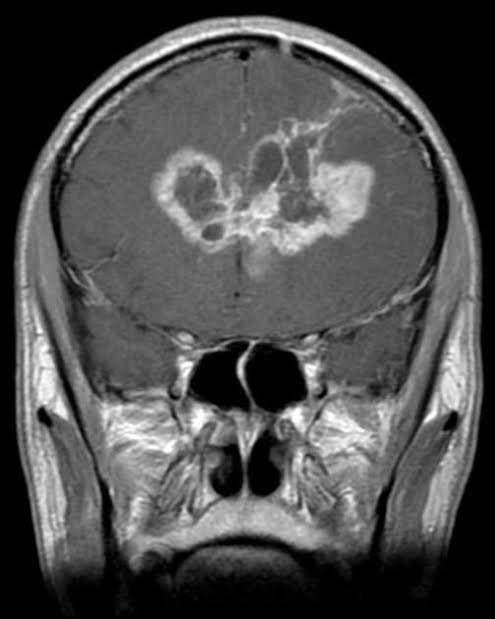
#> input picture Dataset/Testing/glioma_tumor/image(1).jpg, 495 x 619 px
$ python -i brain_preprocessing.py   (imports and definitions only)
#> lines starting #> are read from the running program, lines starting #| are printed output that depends on the picture; after the words box and inside, x2 and y2 are one past the last pixel; in counts of white or black regions, pixels touching at a corner belong together
#> further down, picture is the input picture: PIL image 495x619 RGB; min 0, max 255, mean 78.6
"""Shared image preprocessing: crop an MRI scan to the brain and even out brightness.

Used by prepare_data.py (to build Dataset_prepared/) and by the predict mode of
both training scripts, so a single new scan gets exactly the same treatment as
the training images.
"""
import numpy as np
from PIL import Image, ImageFilter, ImageOps
from scipy import ndimage


def crop_to_brain(img, margin=0.02, min_area_fraction=0.1):
    """Crop away the black background around the brain.

    Finds the largest bright region (the head/brain) and crops to its bounding
    box plus a small margin. If nothing sensible is found, returns the image
    unchanged.
    """
#> called with margin = 0.02, min_area_fraction = 0.1
    gray = np.asarray(img.convert("L").filter(ImageFilter.GaussianBlur(2)), dtype=np.uint8)
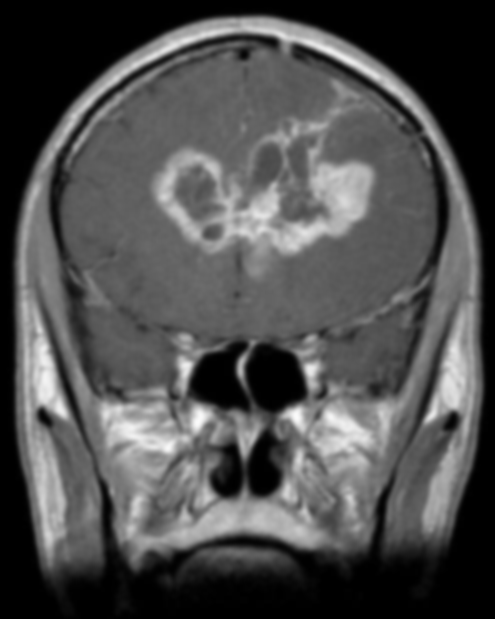
#> gray: shape (619, 495); min 0, max 250, mean 78.6

    # Threshold relative to the image's own brightness, so dark and bright
    # scans are handled the same way.
    threshold = max(10, 0.15 * np.percentile(gray, 99))
#> threshold = 32.25
    mask = ndimage.binary_opening(gray > threshold, iterations=2)  # drop specks/text
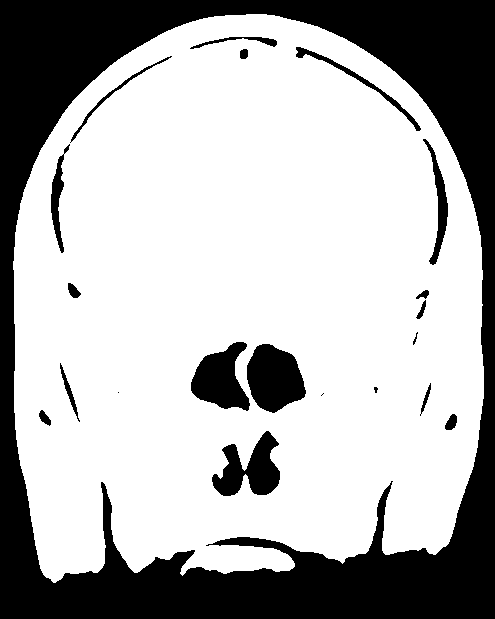
#> mask: shape (619, 495) bool; 69.5% white; 21 black regions (3 under 20 px), largest, box (x1, y1, x2, y2) and area: (0, 0, 495, 619) 81760, (247, 344, 306, 413) 2925, (191, 342, 250, 411) 2473

    labels, n = ndimage.label(mask)
#> n = 1
    if n == 0:
        return img
    sizes = ndimage.sum(mask, labels, range(1, n + 1))
#> sizes = [212921]
    largest = labels == (int(np.argmax(sizes)) + 1)

    ys = np.where(largest.any(axis=1))[0]
#> ys = 569 values from 14 to 582
    xs = np.where(largest.any(axis=0))[0]
#> xs = 471 values from 13 to 483
    y0, y1, x0, x1 = ys[0], ys[-1] + 1, xs[0], xs[-1] + 1
#> y0 = 14; y1 = 583; x0 = 13; x1 = 484

    h, w = gray.shape
#> h = 619; w = 495
    if (y1 - y0) * (x1 - x0) < min_area_fraction * h * w:
        return img  # region too small, probably not the brain

    my, mx = int(margin * h), int(margin * w)
#> my = 12; mx = 9
    return img.crop((max(0, x0 - mx), max(0, y0 - my), min(w, x1 + mx), min(h, y1 + my)))
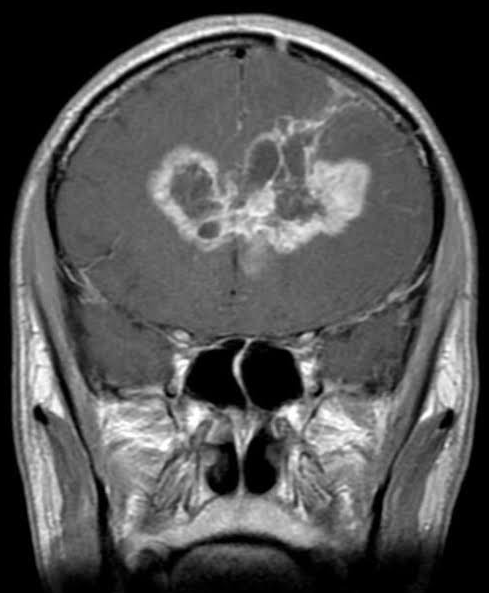
#> returned value: PIL image 489x593 RGB; min 0, max 255, mean 83


def prepare_image(img):
    """Crop to the brain, then stretch contrast so every scan uses the full
    brightness range (removes the dark-vs-bright difference between sources)."""
    img = crop_to_brain(img.convert("RGB"))
    return ImageOps.autocontrast(img, cutoff=1)
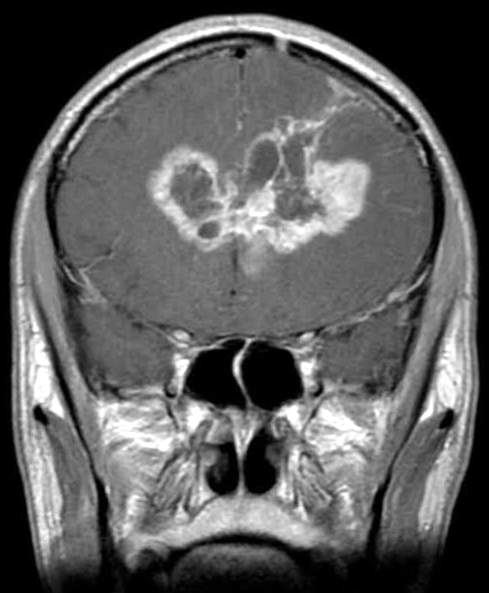
#> returned value: PIL image 489x593 RGB; min 0, max 255, mean 92.7

>>> from PIL import Image
>>> picture = Image.open('Dataset/Testing/glioma_tumor/image(1).jpg')
>>> result = prepare_image(picture)

$ run again, on Dataset/Testing/glioma_tumor/image(10).jpg
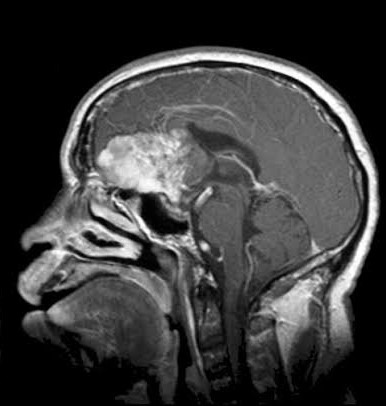
#> input picture Dataset/Testing/glioma_tumor/image(10).jpg, 386 x 406 px
#> picture is the input picture: PIL image 386x406 RGB; min 0, max 255, mean 60.2
#> threshold = 33
#> mask: shape (406, 386) bool; 56.8% white; 19 black regions (7 under 20 px), largest, box (x1, y1, x2, y2) and area: (0, 0, 386, 406) 65663, (142, 196, 187, 234) 833, (114, 236, 161, 271) 476
#> in crop_to_brain, `labels, n = ndimage.label(mask)`:
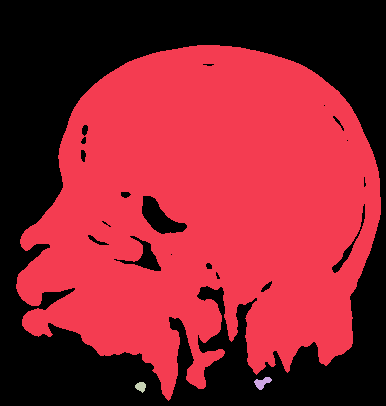
#> labels: shape (406, 386) int32; 4 distinct labels, from 0 to 3; one colour per label, 0 black
#> n = 3
#> sizes = [88858, 125, 83]
#> largest: shape (406, 386) bool; 56.7% white; 19 black regions (7 under 20 px), largest, box (x1, y1, x2, y2) and area: (0, 0, 386, 406) 65871, (142, 196, 187, 234) 833, (114, 236, 161, 271) 476
#> ys = 356 values from 45 to 400
#> xs = 365 values from 16 to 380
#> y0 = 45; y1 = 401; x0 = 16; x1 = 381
#> in crop_to_brain, `return img.crop((max(0, x0 - mx), max(0, y0 - my), min(w, x1 + mx), mi..`:
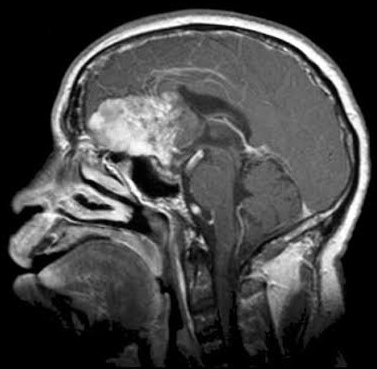
#> returned value: PIL image 377x369 RGB; min 0, max 255, mean 67.8

$ run again, on Dataset/Testing/glioma_tumor/image(100).jpg
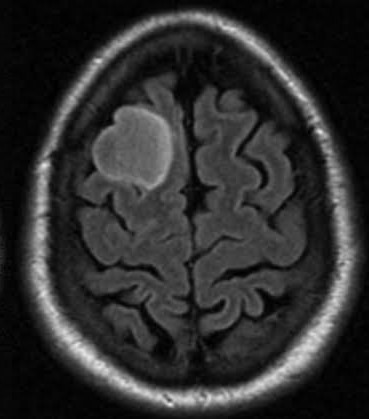
#> input picture Dataset/Testing/glioma_tumor/image(100).jpg, 369 x 419 px
#> picture is the input picture: PIL image 369x419 RGB; min 0, max 235, mean 46.5
#> threshold = 26.7
#> mask: shape (419, 369) bool; 59.1% white; 34 black regions (15 under 20 px), largest, box (x1, y1, x2, y2) and area: (0, 0, 369, 419) 45623, (52, 32, 277, 218) 7528, (277, 101, 332, 291) 3346
#> in crop_to_brain, `labels, n = ndimage.label(mask)`:
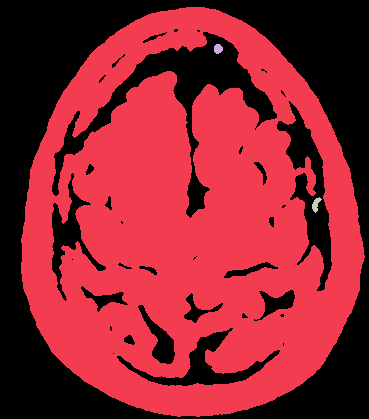
#> labels: shape (419, 369) int32; 4 distinct labels, from 0 to 3; one colour per label, 0 black
#> n = 3
#> sizes = [91194, 71, 80]
#> largest: shape (419, 369) bool; 59% white; 34 black regions (15 under 20 px), largest, box (x1, y1, x2, y2) and area: (0, 0, 369, 419) 45623, (52, 32, 277, 218) 7599, (277, 101, 332, 291) 3426
#> ys = 410 values from 7 to 416
#> xs = 344 values from 21 to 364
#> y0 = 7; y1 = 417; x0 = 21; x1 = 365
#> in prepare_image, `return ImageOps.autocontrast(img, cutoff=1)`:
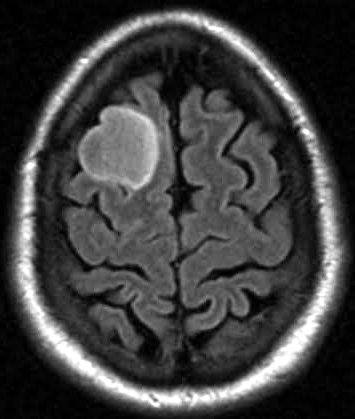
#> returned value: PIL image 355x419 RGB; min 0, max 255, mean 62.5

$ run again, on Dataset/Testing/glioma_tumor/image(15).jpg
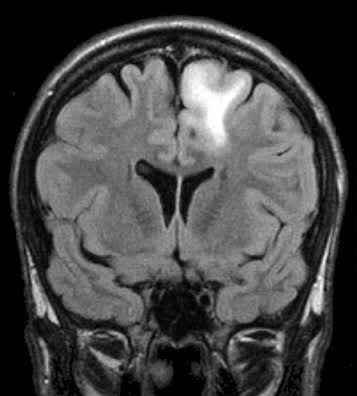
#> input picture Dataset/Testing/glioma_tumor/image(15).jpg, 357 x 396 px
#> picture is the input picture: PIL image 357x396 RGB; min 0, max 255, mean 69.8
#> threshold = 33.19
#> mask: shape (396, 357) bool; 64.4% white; 29 black regions (7 under 20 px), largest, box (x1, y1, x2, y2) and area: (0, 0, 357, 396) 37601, (149, 280, 213, 341) 2542, (150, 345, 206, 396) 2057
#> in crop_to_brain, `labels, n = ndimage.label(mask)`:
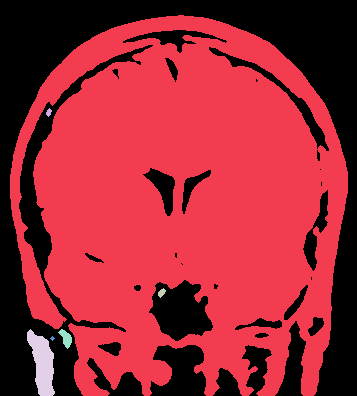
#> labels: shape (396, 357) int32; 7 distinct labels, from 0 to 6; one colour per label, 0 black
#> n = 6
#> sizes = [89686, 33, 47, 1116, 145, 13]
#> largest: shape (396, 357) bool; 63.4% white; 29 black regions (7 under 20 px), largest, box (x1, y1, x2, y2) and area: (0, 0, 357, 396) 38908, (149, 280, 213, 341) 2589, (150, 345, 206, 396) 2057
#> ys = 381 values from 15 to 395
#> xs = 338 values from 10 to 347
#> y0 = 15; y1 = 396; x0 = 10; x1 = 348
#> in prepare_image, `return ImageOps.autocontrast(img, cutoff=1)`:
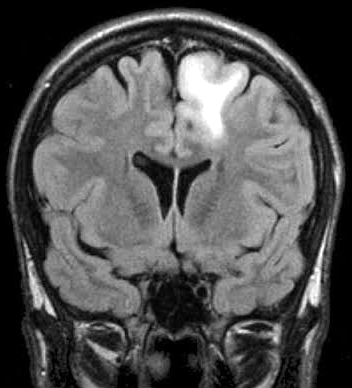
#> returned value: PIL image 352x388 RGB; min 0, max 255, mean 80.6
